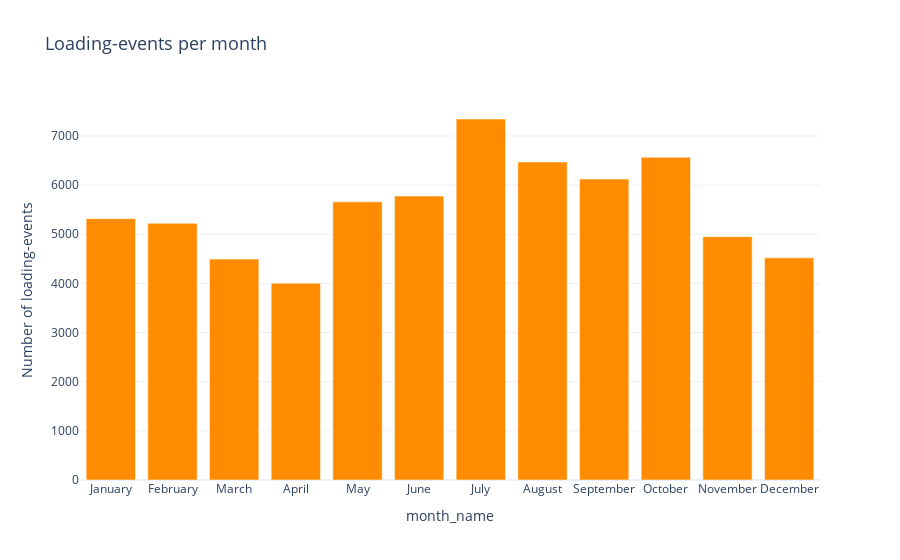

Here is the notebook cell this chart was saved with:
### Code cell
# Aggregation on months
month_names = {
    1: "January", 2: "February", 3: "March", 4: "April", 
    5: "May", 6: "June", 7: "July", 8: "August",
    9: "September", 10: "October", 11: "November", 12: "December"
}

events_per_month = charging_set.groupby('connectionTime_month').size().reset_index(name='count')

# Add month names
events_per_month['month_name'] = events_per_month['connectionTime_month'].map(month_names)

# Count all loading-events over the available timeframe, ploted on hours of the day
fig = px.bar(
    events_per_month,
    x='month_name',
    y='count',
    title='Loading-events per month',
    labels={'hour': 'Month', 'count': 'Number of loading-events'}
)

# Layout adjustment
fig.update_traces(marker_color='#FF8C00')  # Color
fig.update_layout(
    title_font_size=18,
    legend_title_text="Legend",
    template="plotly_white"
)

# Show grafic
fig.show()

### Figure 1 — Plotly figure (JSON) as saved in the notebook; plotly's stock layout.template omitted (floating-point values rounded to 4 significant figures)
{"data": [{"alignmentgroup": "True", "hovertemplate": "month_name=%{x}<br>Number of loading-events=%{y}<extra></extra>", "legendgroup": "", "marker": {"color": "#FF8C00", "pattern": {"shape": ""}}, "name": "", "offsetgroup": "", "orientation": "v", "showlegend": false, "textposition": "auto", "type": "bar", "x": ["January", "February", "March", "April", "May", "June", "July", "August", "September", "October", "November", "December"], "xaxis": "x", "y": [5318, 5222, 4495, 4005, 5659, 5776, 7345, 6469, 6125, 6565, 4951, 4520], "yaxis": "y"}], "layout": {"barmode": "relative", "legend": {"title": {"text": "Legend"}, "tracegroupgap": 0}, "title": {"font": {"size": 18}, "text": "Loading-events per month"}, "xaxis": {"anchor": "y", "domain": [0, 1], "title": {"text": "month_name"}}, "yaxis": {"anchor": "x", "domain": [0, 1], "title": {"text": "Number of loading-events"}}}}
